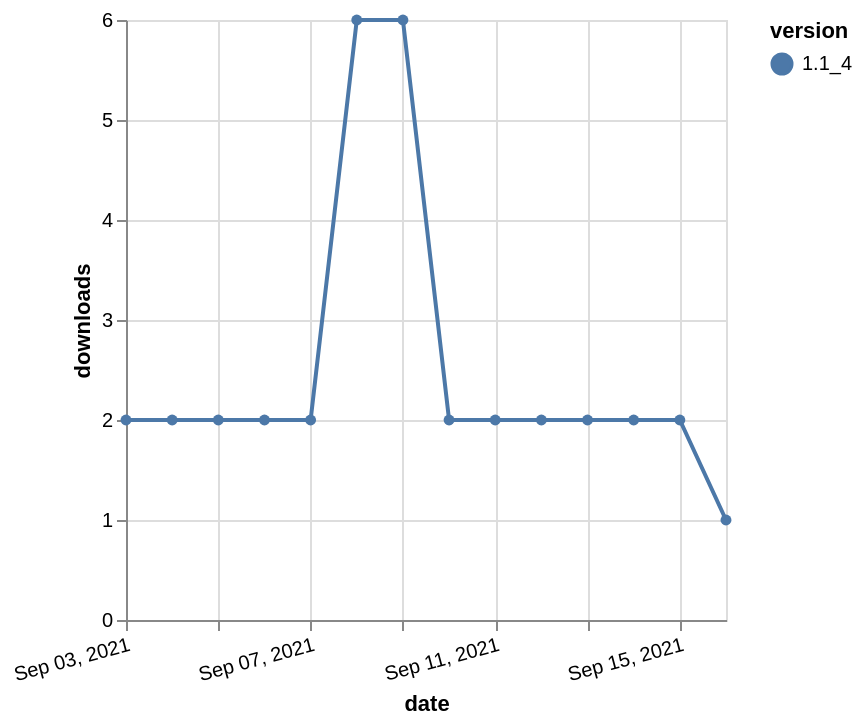

Specify this chart in Vega-Lite:
### Vega-Lite specification from a JSON file in a GitHub repository (floating-point values rounded to 4 significant figures)
{"$schema": "https://vega.github.io/schema/vega-lite/v5.json", "description": "A simple bar chart with embedded data.", "data": {"values": [{"date": "2021-09-03", "total": 6806, "delta": 2, "version": "1.1_4"}, {"date": "2021-09-04", "total": 6808, "delta": 2, "version": "1.1_4"}, {"date": "2021-09-05", "total": 6810, "delta": 2, "version": "1.1_4"}, {"date": "2021-09-06", "total": 6812, "delta": 2, "version": "1.1_4"}, {"date": "2021-09-07", "total": 6814, "delta": 2, "version": "1.1_4"}, {"date": "2021-09-08", "total": 6820, "delta": 6, "version": "1.1_4"}, {"date": "2021-09-09", "total": 6826, "delta": 6, "version": "1.1_4"}, {"date": "2021-09-10", "total": 6828, "delta": 2, "version": "1.1_4"}, {"date": "2021-09-11", "total": 6830, "delta": 2, "version": "1.1_4"}, {"date": "2021-09-12", "total": 6832, "delta": 2, "version": "1.1_4"}, {"date": "2021-09-13", "total": 6834, "delta": 2, "version": "1.1_4"}, {"date": "2021-09-14", "total": 6836, "delta": 2, "version": "1.1_4"}, {"date": "2021-09-15", "total": 6838, "delta": 2, "version": "1.1_4"}, {"date": "2021-09-16", "total": 6839, "delta": 1, "version": "1.1_4"}]}, "width": "container", "mark": {"type": "line", "point": {"filled": true}}, "encoding": {"x": {"field": "date", "type": "temporal", "timeUnit": "yearmonthdate", "title": "date", "axis": {"labelAngle": -15}}, "y": {"field": "delta", "type": "quantitative", "title": "downloads"}, "color": {"field": "version", "type": "nominal"}, "tooltip": {"field": "delta"}}}
